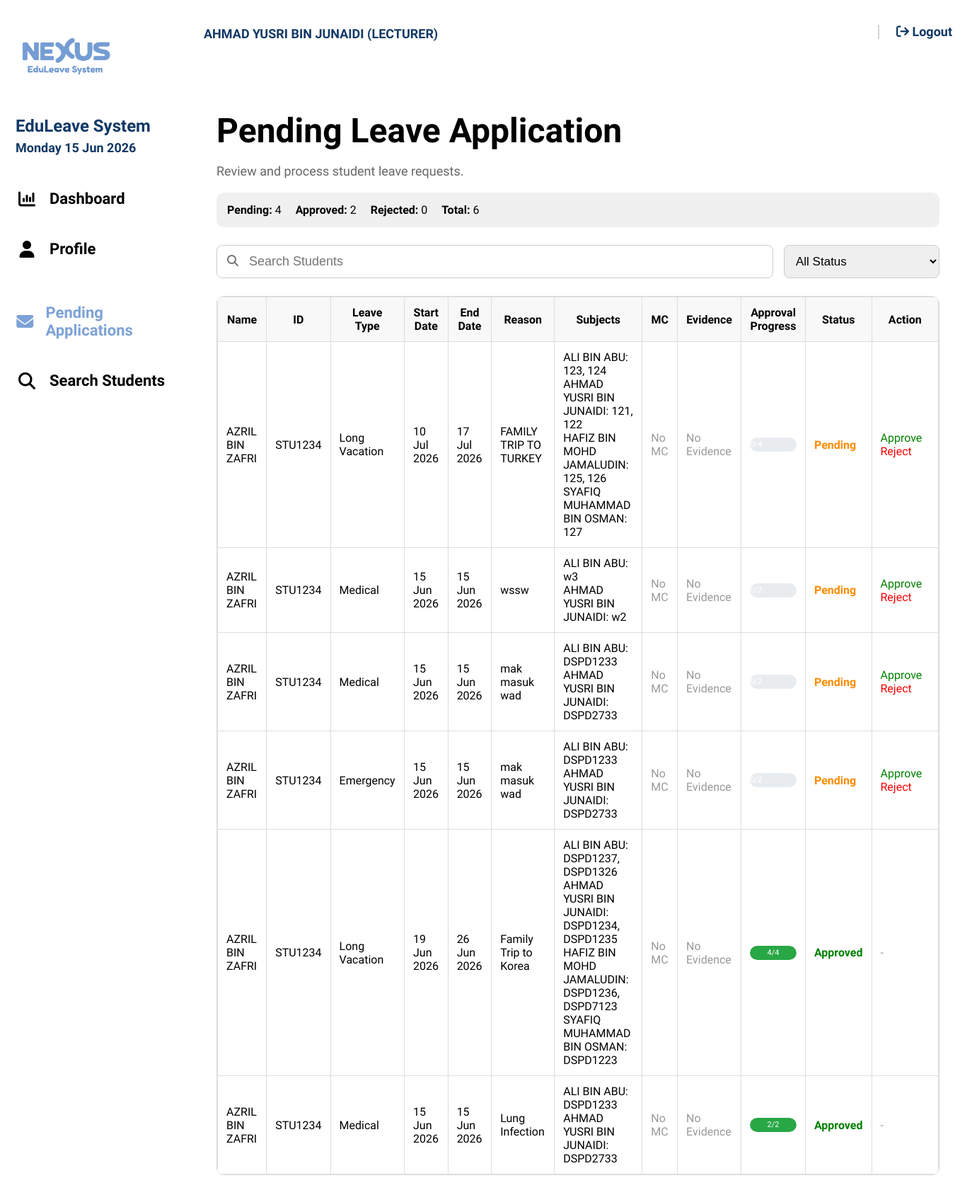
Page /pending_applications.php (signed in) on the committed database.
### tables this page shows
CREATE TABLE `leave_applications` (
  `id` int(11) NOT NULL,
  `student_id` int(11) NOT NULL,
  `leave_type` varchar(50) NOT NULL,
  `start_date` date NOT NULL,
  `end_date` date NOT NULL,
  `duration` varchar(50) NOT NULL,
  `reason` text NOT NULL,
  `student_section` varchar(10) DEFAULT NULL,
  `mc_file` varchar(255) DEFAULT NULL,
  `status` varchar(20) DEFAULT 'Pending',
  `form_token` varchar(100) DEFAULT NULL,
  `form_generated_at` datetime DEFAULT NULL,
  `rejection_reason` text DEFAULT NULL,
  `created_at` timestamp NOT NULL DEFAULT current_timestamp(),
  `evidence_file` varchar(255) DEFAULT NULL,
  `selected_lecturers` text DEFAULT NULL,
  `student_statement` text DEFAULT NULL,
  `student_signature` varchar(255) DEFAULT NULL,
  `course` varchar(255) DEFAULT NULL,
  `phone_number` varchar(50) DEFAULT NULL,
  `subject_name` varchar(255) DEFAULT NULL
);

CREATE TABLE `users` (
  `id` int(11) NOT NULL,
  `full_name` varchar(255) NOT NULL,
  `nexus_id` varchar(50) NOT NULL,
  `email` varchar(100) NOT NULL,
  `username` varchar(100) NOT NULL,
  `password` varchar(255) NOT NULL,
  `role` varchar(20) NOT NULL,
  `status` enum('active','inactive') DEFAULT 'active',
  `lecturer_id` int(11) DEFAULT NULL,
  `created_at` timestamp NOT NULL DEFAULT current_timestamp()
);

### pending_applications.php (the view, shortened to what this page needs)
<?php
include 'db_config.php';
$user = $_SESSION['user'];
$lecturer_id = $user['id'];
$search = "";
$sql = "SELECT la.*, u.full_name, u.nexus_id
FROM leave_applications la
INNER JOIN users u ON la.student_id = u.id
INNER JOIN student_lecturers sl ON u.id = sl.student_id
WHERE sl.lecturer_id = '$lecturer_id'
ORDER BY la.created_at DESC";
$result = mysqli_query($conn, $sql);
$pendingQuery = mysqli_query($conn, "
    SELECT COUNT(*) as total
    FROM leave_applications la
    INNER JOIN student_lecturers sl ON la.student_id = sl.student_id
    WHERE sl.lecturer_id = '$lecturer_id'
    AND la.status != 'Approved' AND la.status != 'Rejected'
");
$pendingData = mysqli_fetch_assoc($pendingQuery);
$totalPending = $pendingData['total'];
$approvedQuery = mysqli_query($conn, "
    SELECT COUNT(*) as total
    FROM leave_applications la
    INNER JOIN student_lecturers sl ON la.student_id = sl.student_id
    WHERE sl.lecturer_id = '$lecturer_id' AND la.status = 'Approved'
");
$approvedData = mysqli_fetch_assoc($approvedQuery);
$totalApproved = $approvedData['total'];
$rejectedQuery = mysqli_query($conn, "
    SELECT COUNT(*) as total
    FROM leave_applications la
    INNER JOIN student_lecturers sl ON la.student_id = sl.student_id
    WHERE sl.lecturer_id = '$lecturer_id' AND la.status = 'Rejected'
");
$rejectedData = mysqli_fetch_assoc($rejectedQuery);
$totalRejected = $rejectedData['total'];
$totalQuery = mysqli_query($conn, "
    SELECT COUNT(*) as total
    FROM leave_applications la
    INNER JOIN student_lecturers sl ON la.student_id = sl.student_id
    WHERE sl.lecturer_id = '$lecturer_id'
");
$totalData = mysqli_fetch_assoc($totalQuery);
$totalAll = $totalData['total'];
?>
<!DOCTYPE html>
<html lang="en">
<head>
    <link rel="stylesheet" href="style.css">
    <link rel="stylesheet" href="https://cdnjs.cloudflare.com/ajax/libs/font-awesome/6.5.1/css/all.min.css">
</head>
<body class="dashboard-page">
<div class="sidebar">
    <img src="images/logo.png" class="sidebar-logo">
    <div class="sidebar-title">
        EduLeave System
    </div>
    <div class="sidebar-date">
        <?php echo date("l d M Y"); ?>
    </div>
    <nav class="nav-menu">
        <a href="dashboard_lecturer.php" class="nav-link">
            <i class="fa-solid fa-chart-column nav-fa"></i>
            Dashboard
        </a>
        <a href="profile_lecturer.php" class="nav-link">
            <i class="fa-solid fa-user nav-fa"></i>
            Profile
        </a>
        <br>
        <a href="pending_applications.php" class="nav-link active">
            <i class="fa-solid fa-envelope nav-fa"></i>
            Pending Applications
        </a>
        <a href="search_students.php" class="nav-link">
            <i class="fa-solid fa-magnifying-glass nav-fa"></i>
            Search Students
        </a>
    </nav>
</div>
<div class="dashboard-main">
    <div class="topbar">
        <div class="topbar-name"><?php echo strtoupper($user['full_name']); ?> (LECTURER)</div>
        <div class="topbar-right">
            <span style="color:#ccc; font-size:24px;">|</span>
            <a href="logout.php" class="logout-link"><i class="fa-solid fa-arrow-right-from-bracket"></i> Logout</a>
        </div>
    </div>
    <div class="dashboard-content">
        <div class="dashboard-card">
            <h1 style="font-size:48px; margin-bottom:5px;">Pending Leave Application</h1>
            <p style="font-size:18px; color:#666;">Review and process student leave requests.</p>
            <div style="display:flex; gap:20px; margin:20px 0; padding:15px; background:#f0f0f0; border-radius:10px;">
                <div><strong>Pending:</strong> <?php echo $totalPending; ?></div>
                <div><strong>Approved:</strong> <?php echo $totalApproved; ?></div>
                <div><strong>Rejected:</strong> <?php echo $totalRejected; ?></div>
                <div><strong>Total:</strong> <?php echo $totalAll; ?></div>
            </div>
            <form method="GET">
                <div style="display:flex; gap:15px; margin:25px 0;">
                    <div style="position:relative; flex:1;">
                        <i class="fa-solid fa-magnifying-glass" style="position:absolute; left:15px; top:14px; color:#777;"></i>
                        <input type="text" name="search" placeholder="Search Students" value="<?php echo $search; ?>" style="width:100%; padding:12px 15px 12px 45px; border:1px solid #ccc; border-radius:8px; font-size:18px;">
                    </div>
                    <select name="status" onchange="this.form.submit()" style="width:220px; padding:12px; border-radius:8px; border:1px solid #ccc; font-size:17px;">
                        <option value="All">All Status</option>
                    </select>
                </div>
            </form>
            <div style="border:1px solid #dcdcdc; border-radius:10px; overflow:auto;">
                <table style="width:100%; border-collapse:collapse; background:white;">
                    <thead>
                        <tr style="background:#f8f8f8;">
                            <th style="padding:12px; border:1px solid #ddd;">Name</th>
                            <th style="padding:12px; border:1px solid #ddd;">ID</th>
                            <th style="padding:12px; border:1px solid #ddd;">Leave Type</th>
                            <th style="padding:12px; border:1px solid #ddd;">Start Date</th>
                            <th style="padding:12px; border:1px solid #ddd;">End Date</th>
                            <th style="padding:12px; border:1px solid #ddd;">Reason</th>
                            <th style="padding:12px; border:1px solid #ddd;">Subjects</th>
                            <th style="padding:12px; border:1px solid #ddd;">MC</th>
                            <th style="padding:12px; border:1px solid #ddd;">Evidence</th>
                            <th style="padding:12px; border:1px solid #ddd;">Approval Progress</th>
                            <th style="padding:12px; border:1px solid #ddd;">Status</th>
                            <th style="padding:12px; border:1px solid #ddd;">Action</th>
                         </tr>
                    </thead>
                    <tbody>
                    <?php
                    while($row = mysqli_fetch_assoc($result)) {
                        $subjectsGroupQuery = mysqli_query($conn, "
                            SELECT ls.lecturer_id, GROUP_CONCAT(DISTINCT ls.subject SEPARATOR ', ') as subjects
                            FROM lecturer_signatures ls
                            WHERE ls.leave_id = '{$row['id']}' AND ls.subject != ''
                            GROUP BY ls.lecturer_id
                        ");
                        $subjectsOutput = [];
                        while($group = mysqli_fetch_assoc($subjectsGroupQuery)) {
                            $lecNameQuery = mysqli_query($conn, "SELECT full_name FROM users WHERE id = '{$group['lecturer_id']}'");
                            $lecName = mysqli_fetch_assoc($lecNameQuery);
                            $subjectsOutput[] = ($lecName ? $lecName['full_name'] : 'Unknown') . ': ' . $group['subjects'];
                        }
                       $evidenceQuery = mysqli_query($conn, "SELECT file_path FROM evidence WHERE leave_id = '{$row['id']}' ORDER BY uploaded_at DESC LIMIT 1");
                        $evidence = mysqli_fetch_assoc($evidenceQuery);
                        $progressQuery = mysqli_query($conn, "
                            SELECT COUNT(DISTINCT lecturer_id) as total_lecturers,
                                   COUNT(DISTINCT CASE WHEN status = 'Approved' THEN lecturer_id END) as approved_lecturers
                            FROM lecturer_signatures ls
                            WHERE ls.leave_id = '{$row['id']}'
                        ");
                        $progress = mysqli_fetch_assoc($progressQuery);
                        $totalLecturers = $progress['total_lecturers'];
                        $approvedLecturers = $progress['approved_lecturers'];
                        $alreadyApproved = false;
                        $checkOwn = mysqli_query($conn, "SELECT status FROM lecturer_signatures WHERE leave_id = '{$row['id']}' AND lecturer_id = '$lecturer_id' LIMIT 1");
                        $ownStatus = mysqli_fetch_assoc($checkOwn);
                        if($ownStatus && $ownStatus['status'] == 'Approved') {
                            $alreadyApproved = true;
                        }
                    ?>
                        <tr>
                            <td style="padding:12px; border:1px solid #ddd;"><?php echo strtoupper($row['full_name']); ?></td>
                            <td style="padding:12px; border:1px solid #ddd;"><?php echo strtoupper($row['nexus_id']); ?></td>
                            <td style="padding:12px; border:1px solid #ddd;"><?php echo $row['leave_type']; ?></td>
                            <td style="padding:12px; border:1px solid #ddd;"><?php echo date("d M Y", strtotime($row['start_date'])); ?></td>
                            <td style="padding:12px; border:1px solid #ddd;"><?php echo date("d M Y", strtotime($row['end_date'])); ?></td>
                            <td style="padding:12px; border:1px solid #ddd; max-width:200px;"><?php echo substr($row['reason'], 0, 50); ?></td>
                            <td style="padding:12px; border:1px solid #ddd;">
                                <?php echo !empty($subjectsOutput) ? implode('<br>', $subjectsOutput) : '-'; ?>
                             </td>
                            <td style="padding:12px; border:1px solid #ddd;">
                                <?php if(!empty($row['mc_file'])): ?>
                                    <a href="<?php echo $row['mc_file']; ?>" target="_blank" style="color:#2c6cff;">View MC</a>
                                <?php else: ?>
                                    <span style="color:#999;">No MC</span>
                                <?php endif; ?>
                             </td>
                            <td style="padding:12px; border:1px solid #ddd;">
                                <?php if(!empty($evidence['file_path'])): ?>
                                    <a href="<?php echo $evidence['file_path']; ?>" target="_blank" style="color:#2c6cff;">View Evidence</a>
                                <?php else: ?>
                                    <span style="color:#999;">No Evidence</span>
                                <?php endif; ?>
                             </td>
                            <td style="padding:12px; border:1px solid #ddd;">
                                <?php if($totalLecturers > 0): ?>
                                    <div style="width:100%; background:#e9ecef; border-radius:10px; height:20px; overflow:hidden;">
                                        <div style="width:<?php echo ($approvedLecturers / $totalLecturers * 100); ?>%; background:#28a745; height:20px; border-radius:10px; text-align:center; color:white; font-size:11px; line-height:20px;">
                                            <?php echo $approvedLecturers . '/' . $totalLecturers; ?>
                                        </div>
                                    </div>
                                <?php else: ?>
                                    <span style="color:#999;">No lecturers</span>
                                <?php endif; ?>
                             </td>
                            <td style="padding:12px; border:1px solid #ddd;">
                                <?php
                                if($row['status'] == "Approved") {
                                    echo "<span style='color:green; font-weight:bold;'>Approved</span>";
                                } elseif($row['status'] == "Rejected") {
                                    echo "<span style='color:red; font-weight:bold;'>Rejected</span>";
                                } else {
                                    echo "<span style='color:#ff8c00; font-weight:bold;'>Pending</span>";
                                }
                                ?>
                             </td>
                            <td style="padding:12px; border:1px solid #ddd;">
                                <?php if($row['status'] != "Approved" && $row['status'] != "Rejected"): ?>
                                    <?php if($alreadyApproved): ?>
                                        <span style="color:green; font-weight:bold;">✓ Already Approved</span>
                                    <?php else: ?>
                                        <span onclick="openApprovePopup(<?php echo $row['id']; ?>, '<?php echo strtoupper($row['full_name']); ?>')" style="color:green; cursor:pointer; margin-right:10px;">Approve</span>
                                        <span onclick="openRejectPopupForApplication(<?php echo $row['id']; ?>, '<?php echo strtoupper($row['full_name']); ?>')" style="color:red; cursor:pointer;">Reject</span>
                                    <?php endif; ?>
                                <?php else: ?>
                                    <span style="color:#999;">-</span>
                                <?php endif; ?>
                             </td>
                         </tr>
                    <?php } ?>
                    </tbody>
                 </table>
            </div>
        </div>
    </div>
</div>
</body>
</html>

### rows in the picture
leave_applications: student.full_name "AZRIL BIN ZAFRI", student.nexus_id "STU1234", leave_type "Long Vacation", start_date "10 Jul 2026", end_date "17 Jul 2026", reason "FAMILY TRIP TO TURKEY", subjectsOutput "ALI BIN ABU: 123, 124 AHMAD YUSRI BIN JUNAIDI: 121, 122 HAFIZ BIN MOHD JAMALUDIN: 125, 126 SYAFIQ MUHAMMAD BIN OSMAN: 127", shows "No MC", approvedLecturers "0", shows "Pending"
leave_applications: student.full_name "AZRIL BIN ZAFRI", student.nexus_id "STU1234", leave_type "Medical", start_date "15 Jun 2026", end_date "15 Jun 2026", reason "wssw", subjectsOutput "ALI BIN ABU: w3 AHMAD YUSRI BIN JUNAIDI: w2", shows "No MC", approvedLecturers "0", totalLecturers "2", shows "Pending"
leave_applications: student.full_name "AZRIL BIN ZAFRI", student.nexus_id "STU1234", leave_type "Medical", start_date "15 Jun 2026", end_date "15 Jun 2026", reason "mak masuk wad", subjectsOutput "ALI BIN ABU: DSPD1233 AHMAD YUSRI BIN JUNAIDI: DSPD2733", shows "No MC", approvedLecturers "0", totalLecturers "2", status "Pending"
leave_applications: student.full_name "AZRIL BIN ZAFRI", student.nexus_id "STU1234", leave_type "Emergency", start_date "15 Jun 2026", end_date "15 Jun 2026", reason "mak masuk wad", subjectsOutput "ALI BIN ABU: DSPD1233 AHMAD YUSRI BIN JUNAIDI: DSPD2733", shows "No MC", approvedLecturers "0", totalLecturers "2", status "Pending"
leave_applications: student.full_name "AZRIL BIN ZAFRI", student.nexus_id "STU1234", leave_type "Long Vacation", start_date "19 Jun 2026", end_date "26 Jun 2026", reason "Family Trip to Korea", subjectsOutput "ALI BIN ABU: DSPD1237, DSPD1326 AHMAD YUSRI BIN JUNAIDI: DSPD1234, DSPD1235 HAFIZ BIN MOHD JAMALUDIN: DSPD1236, DSPD7123 SYAFIQ MUHAMMAD BIN OSMAN: DSPD1223", shows "No MC", $approvedLecturers / $totalLecturers * 100 100 (drawn), approvedLecturers "4", totalLecturers "4", status "Approved"
leave_applications: student.full_name "AZRIL BIN ZAFRI", student.nexus_id "STU1234", leave_type "Medical", start_date "15 Jun 2026", end_date "15 Jun 2026", reason "Lung Infection", subjectsOutput "ALI BIN ABU: DSPD1233 AHMAD YUSRI BIN JUNAIDI: DSPD2733", shows "No MC", $approvedLecturers / $totalLecturers * 100 100 (drawn), approvedLecturers "2", totalLecturers "2", status "Approved"

### other values in the picture
$user['full_name'] "AHMAD YUSRI BIN JUNAIDI"
$totalPending "4"
$totalApproved "2"
$totalRejected "0"
$totalAll "6"
